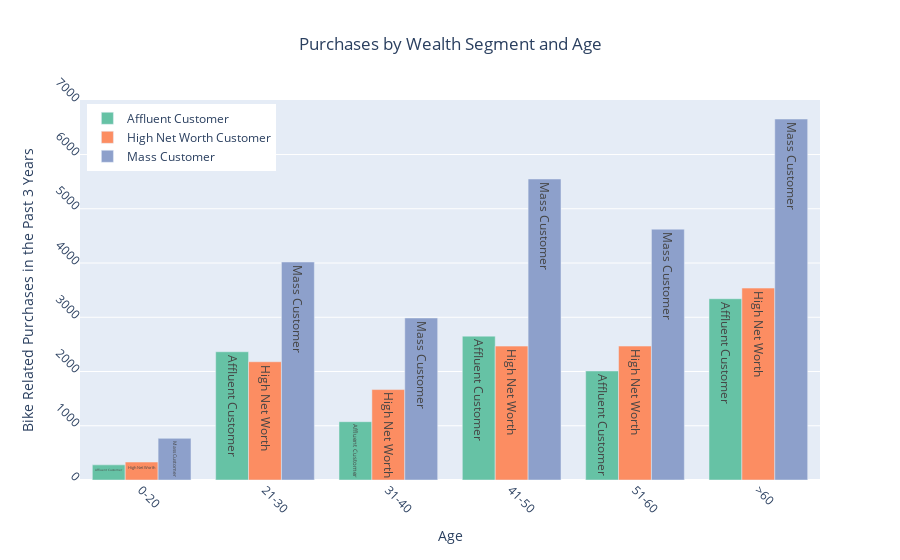

The notebook cell this image was saved under:
### Code cell
import plotly.express as px # for color setting
import plotly.graph_objects as go

Affluent_Sales = df_by_wealth_age["3y_bike_purchases"]["Affluent Customer"].values
HN_Sales = df_by_wealth_age["3y_bike_purchases"]["High Net Worth"].values
Mass_Sales = df_by_wealth_age["3y_bike_purchases"]["Mass Customer"].values

fig = go.Figure()
fig.add_trace(go.Bar(
    x=Age_label,
    y=Affluent_Sales,
    name='Affluent Customer',
    marker_color=px.colors.qualitative.Set2[0],
    text="Affluent Customer",
    textposition='auto'
))
fig.add_trace(go.Bar(
    x=Age_label,
    y=HN_Sales,
    name='High Net Worth Customer',
    marker_color=px.colors.qualitative.Set2[1],
    text="High Net Worth",
    textposition='auto'
))

fig.add_trace(go.Bar(
    x=Age_label,
    y=Mass_Sales,
    name='Mass Customer',
    marker_color=px.colors.qualitative.Set2[2],
    text="Mass Customer",
    textposition='auto'
))


# Here we modify the tickangle of the xaxis, resulting in rotated labels.
fig.update_layout(barmode='group',
                  xaxis_tickangle=-45,
                  title_text='Purchases by Wealth Segment and Age',
                  title_x=0.5,
                  legend=dict(
                    yanchor="top",
                    y=0.99,
                    xanchor="left",
                    x=0.01),
                  yaxis=dict(#tickprefix="$",
                             tickangle=45,
                             title='Bike Related Purchases in the Past 3 Years'),
                  xaxis=dict(tickprefix="",
                             tickangle=45,
                             title='Age'),

                  )
fig.show()

### Figure 1 — Plotly figure (JSON) as saved in the notebook; plotly's stock layout.template omitted (floating-point values rounded to 4 significant figures)
{"data": [{"marker": {"color": "rgb(102,194,165)"}, "name": "Affluent Customer", "text": "Affluent Customer", "textposition": "auto", "type": "bar", "x": ["0-20", "21-30", "31-40", "41-50", "51-60", ">60"], "y": [279, 2364, 1075, 2652, 2010, 3342]}, {"marker": {"color": "rgb(252,141,98)"}, "name": "High Net Worth Customer", "text": "High Net Worth", "textposition": "auto", "type": "bar", "x": ["0-20", "21-30", "31-40", "41-50", "51-60", ">60"], "y": [331, 2180, 1667, 2468, 2469, 3538]}, {"marker": {"color": "rgb(141,160,203)"}, "name": "Mass Customer", "text": "Mass Customer", "textposition": "auto", "type": "bar", "x": ["0-20", "21-30", "31-40", "41-50", "51-60", ">60"], "y": [768, 4019, 2987, 5549, 4624, 6655]}], "layout": {"barmode": "group", "legend": {"x": 0.01, "xanchor": "left", "y": 0.99, "yanchor": "top"}, "title": {"text": "Purchases by Wealth Segment and Age", "x": 0.5}, "xaxis": {"tickangle": 45, "tickprefix": "", "title": {"text": "Age"}}, "yaxis": {"tickangle": 45, "title": {"text": "Bike Related Purchases in the Past 3 Years"}}}}
